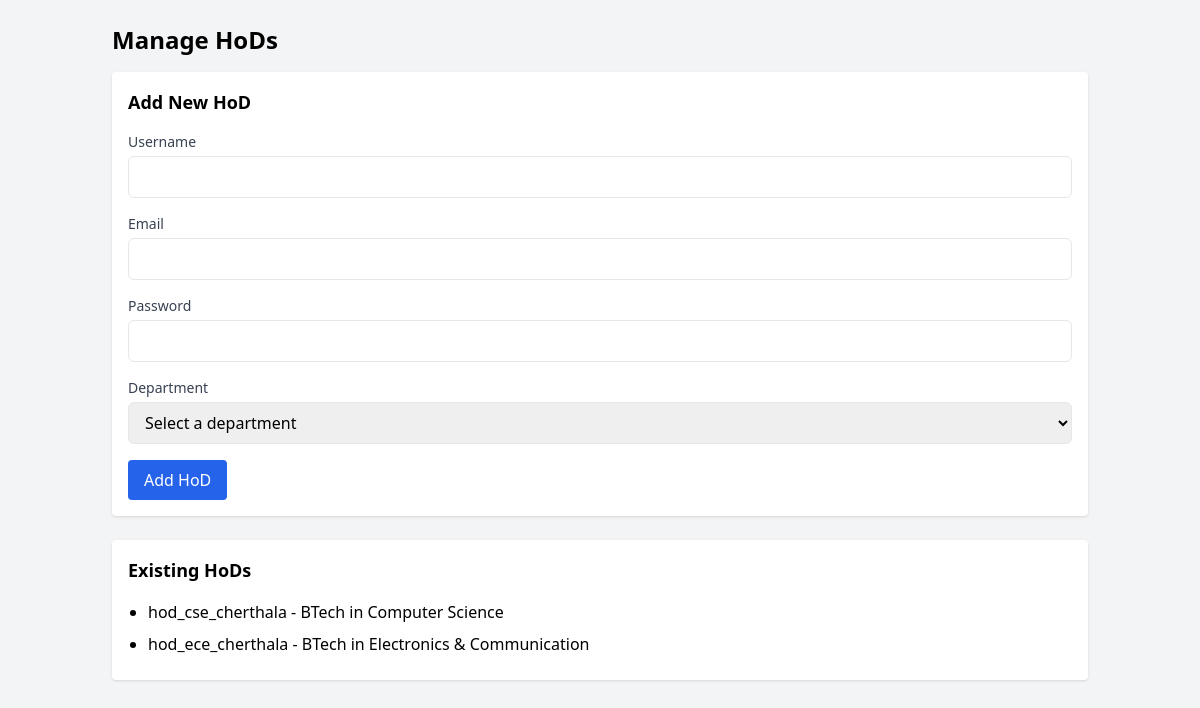
/manage-hods/ (signed in), run on the app's committed database.
### portal/models.py (models this page shows, shortened)
class HoD(models.Model):
    user = models.OneToOneField(User, on_delete=models.CASCADE, primary_key=True)
    department = models.OneToOneField(Department, on_delete=models.CASCADE, related_name="hod")

class Department(models.Model):
    institution = models.ForeignKey(Institution, on_delete=models.CASCADE, related_name="departments")
    name = models.CharField(max_length=255, unique=True)

### portal/views.py (the view, shortened to what this page needs)
# urls.py: path("manage-hods/", views.manage_hods, name="manage_hods"),
@login_required
def manage_hods(request):
    try:
        institution = Institution.objects.get(user=request.user)
    except Institution.DoesNotExist:
        messages.error(request, "You are not associated with an institution.")
        return redirect("dashboard")
    departments = Department.objects.filter(institution=institution)
    hods = HoD.objects.filter(department__institution=institution)
    context = {
        "departments": departments,
        "hods": hods,
    }
    return render(request, "manage_hods.html", context)

### templates/manage_hods.html (shortened to what this page needs)
<!DOCTYPE html>
<html lang="en">
<head>
  <script src="https://cdn.tailwindcss.com"></script>
</head>
<body class="bg-gray-100">
  <div class="container mx-auto p-6">
    <h1 class="text-2xl font-bold mb-4">Manage HoDs</h1>
    <div class="bg-white p-4 rounded shadow mb-6">
      <h2 class="text-lg font-bold mb-4">Add New HoD</h2>
      <form method="post">
        <div class="mb-4">
          <label for="username" class="block text-sm font-medium text-gray-700">Username</label>
          <input type="text" id="username" name="username" required class="mt-1 block w-full px-3 py-2 border rounded-md">
        </div>
        <div class="mb-4">
          <label for="email" class="block text-sm font-medium text-gray-700">Email</label>
          <input type="email" id="email" name="email" required class="mt-1 block w-full px-3 py-2 border rounded-md">
        </div>
        <div class="mb-4">
          <label for="password" class="block text-sm font-medium text-gray-700">Password</label>
          <input type="password" id="password" name="password" required class="mt-1 block w-full px-3 py-2 border rounded-md">
        </div>
        <div class="mb-4">
          <label for="department" class="block text-sm font-medium text-gray-700">Department</label>
          <select id="department" name="department" required class="mt-1 block w-full px-3 py-2 border rounded-md">
            <option value="">Select a department</option>
          </select>
        </div>
        <button type="submit" class="px-4 py-2 bg-blue-600 text-white rounded hover:bg-blue-700">Add HoD</button>
      </form>
    </div>
    <div class="bg-white p-4 rounded shadow">
      <h2 class="text-lg font-bold mb-4">Existing HoDs</h2>
      <ul class="list-disc pl-5">
        {% for hod in hods %}
          <li class="mb-2">{{ hod.user.username }} - {{ hod.department.name }}</li>
        {% empty %}
          <p>No HoDs found.</p>
        {% endfor %}
      </ul>
    </div>
  </div>
</body>
</html>

### data on the page
HoD: user.username "hod_cse_cherthala", department.name "BTech in Computer Science"
HoD: user.username "hod_ece_cherthala", department.name "BTech in Electronics & Communication"
